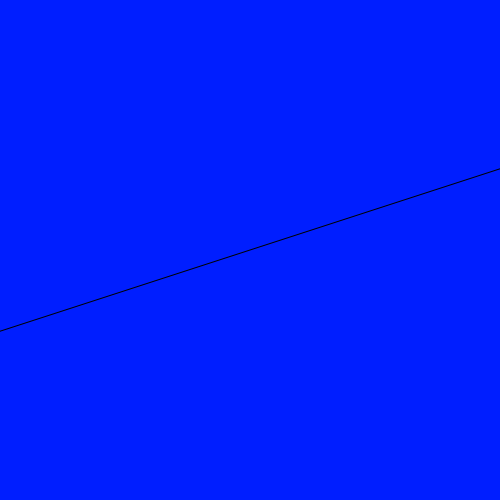
Frame 1 (no input)
Frame 60 (the mouse pressed at the canvas centre just before this capture): identical to frame 1, image omitted
Frame 120 (the mouse held since frame 60 and released just before this capture): identical to frame 1, image omitted

The Processing sketch that drew this single still picture (run headless with seeded random() and noise(); from frame 60 on, the mouse is pressed at the canvas centre):

// Processing sketch: PenroseTiling
// ── PenroseTiling.pde
ArrayList<Tri> listT = new ArrayList<Tri>();  //細い三角形のリスト
ArrayList<Tri> listF = new ArrayList<Tri>(); //太い三角形のリスト
color[] col;  //三角形の色のための変数
void setup(){
  size(500, 500);
  colorMode(HSB, 1);
  initialize(1200);
  // initializeDecagon(1200);
  // rhombDivision();
  // kiteDartDivision();
  pentDivision();
}
void mouseClicked(){
  // rhombDivision();
  // kiteDartDivision();
  pentDivision();
}
void draw(){}

// ── Tri.pde
class Tri{  //三角形のクラス
  float PHI = (1 + sqrt(5)) / 2;  //黄金数
  PVector[] v_;
  Tri(PVector v0, PVector v1, PVector v2){  //コンストラクタ
    v_ = new PVector[]{v0, v1, v2};
  }
  //
  //分割に関するメソッド
  //
  void updateThinS(){  //細い三角形の分割と更新
    PVector v3 = PVector.sub(v_[0], v_[2]);
    v3.mult(2 - PHI);
    v3.add(v_[2]);
    v_ = new PVector[]{v_[1], v_[2], v3};
  }
  void divThinS(ArrayList<Tri> nextThin, ArrayList<Tri> nextFat){  //細い三角形を分割する頂点の生成
    PVector v3 = PVector.sub(v_[0], v_[2]);
    v3.mult(2 - PHI);
    v3.add(v_[2]);
    nextThin.add(new Tri(v_[1], v_[2], v3));
    nextFat.add(new Tri(v3, v_[0], v_[1]));
  }
  void divThinL(ArrayList<Tri> nextThin, ArrayList<Tri> nextFat){
    PVector v3 = PVector.sub(v_[0], v_[2]);
    v3.mult(2 - PHI);
    v3.add(v_[2]);
    PVector v4 = PVector.sub(v_[1], v_[0]);
    v4.mult(1.0 / (PHI + 1));
    v4.add(v_[0]);
    nextThin.add(new Tri(v_[1], v4, v3));
    nextThin.add(new Tri(v_[1], v_[2], v3));
    nextFat.add(new Tri(v4, v3, v_[0]));
  }
  void divFatL(ArrayList<Tri> nextThin, ArrayList<Tri> nextFat){ //太い三角形を分割する頂点の生成
    PVector v3 = PVector.sub(v_[2], v_[1]);
    v3.mult(1.0 / (PHI + 1));
    v3.add(v_[1]);
    PVector v4 = PVector.sub(v_[0], v_[2]);
    v4.mult(1.0 / PHI);
    v4.add(v_[2]);
    nextThin.add(new Tri(v3, v_[0], v4));
    nextFat.add(new Tri(v3, v_[0], v_[1]));
    nextFat.add(new Tri(v4, v_[2], v3));
  }
  void divFatS(ArrayList<Tri> nextThin, ArrayList<Tri> nextFat){
    PVector v3 = PVector.sub(v_[2], v_[1]);
    v3.mult(1 / (PHI + 1));
    v3.add(v_[1]);
    nextThin.add(new Tri(v_[2], v3, v_[0]));
    nextFat.add(new Tri(v3, v_[0], v_[1]));
  }
  //
  //描画に関するメソッド
  //
  void drawTriangle(){ //三角形の描画
    triangle(v_[0].x, v_[0].y, v_[1].x, v_[1].y, v_[2].x, v_[2].y);
  }
  float drawArc(float _radE){  //円弧の描画
    float diam = 2 * PVector.dist(v_[0], v_[2]);
    float radS = _radE - 3 * PI / 5; //円弧の始点のラジアン
    noFill();
    arc(v_[2].x, v_[2].y, diam, diam, radS, _radE);
    return radS;  //円弧の終点の更新
  }
  void drawRhomb(){ //ひし形の描画
    drawShape(v_, new int[]{1, 0, 2});
  }
  void drawKiteDart(){  //カイト&ダートの描画
    drawShape(v_, new int[]{0, 1, 2});
  }
  void drawPentF(color colP, color colS){
    PVector v3 = PVector.sub(v_[1], v_[0]);
    v3.mult(PHI - 1);
    v3.add(v_[0]);
    PVector v4 = PVector.sub(v_[2], v_[1]);
    v4.mult(PHI / (PHI + 1));
    v4.add(v_[1]);
    PVector v5 = PVector.sub(v_[0], v_[2]);
    v5.mult(0.5);
    v5.add(v_[2]);
    PVector[] w = {v_[0], v_[1], v_[2], v3, v4, v5};
    noStroke();
    fill(colP);
    drawShape(w, new int[]{0, 2, 4, 3});
    fill(colS);
    drawShape(w, new int[]{1, 3, 4});
    noFill();
    stroke(0, 0, 0);
    drawShape(w, new int[]{3, 4, 5});
  }
  void drawPentT(color colP, color colS){
    PVector v3 = PVector.sub(v_[1], v_[0]);
    v3.mult(PHI - 1);
    v3.add(v_[0]);
    PVector v4 = PVector.sub(v_[2], v_[1]);
    v4.mult(1 - PHI / 2);
    v4.add(v_[1]);
    PVector v5 = PVector.sub(v_[0], v_[2]);
    v5.mult(0.5);
    v5.add(v_[2]);
    PVector[] w = {v_[0], v_[1], v_[2], v3, v4, v5};
    noStroke();
    fill(colP);
    drawShape(w, new int[]{0, 2, 4, 3});
    fill(colS);
    drawShape(w, new int[]{1, 3, 4});
    noFill();
    stroke(0, 0, 0);
    drawShape(w, new int[]{4, 3, 5});
  }
  void drawShape(PVector[] w, int[] ind){
    beginShape();
    for (int i : ind){
      vertex(w[i].x, w[i].y);
    }
    endShape();
  }
}

// ── initialize.pde
void initialize(float scalar){
  col = new color[2];
  col[0] = color(random(1), 1, 1); //細い三角形の色
  col[1] = color(random(1), 1, 1);  //太い三角形の色
  PVector v0 = PVector.fromAngle(3 * PI / 2);
  v0.mult(scalar);
  PVector v1 = PVector.fromAngle(7 * PI / 10);
  v1.mult(scalar);
  PVector v2 = PVector.fromAngle(3 * PI / 10);
  v2.mult(scalar);
  listT.add(new Tri(v0, v1, v2));
}

// ── initializeDecagon.pde
void initializeDecagon(float scalar){
  for (int i= 0; i < 10; i++){  //初期配置
    PVector v0 = new PVector(0, 0, 0);  //原点
    PVector v1 = PVector.fromAngle(i * 2 * PI / 10);
    v1.mult(scalar);
    PVector v2 = PVector.fromAngle((i+1) * 2 * PI / 10);
    v2.mult(scalar);
    if (i % 2 == 0){
      listT.add(new Tri(v0, v1, v2));
    } else {
      listT.add(new Tri(v0, v2, v1));
    }
  }
}

// ── kiteDartDivision.pde
void kiteDartDivision(){
  ArrayList<Tri> nextT = new ArrayList<Tri>(); //次の三角形の集合
  ArrayList<Tri> nextF = new ArrayList<Tri>();
  translate(width / 2, height / 2);
  fill(col[0]);   //カイトの色
  for (Tri t : listT){  //細い三角形の描画と生成
    t.drawKiteDart();
    t.divThinL(nextT, nextF);
  }
  fill(col[1]); //ダートの色
  for (Tri t : listF){ //太い三角形の描画と生成
    t.drawKiteDart();
    t.divFatS(nextT, nextF);
  }
  listT = nextT;
  listF = nextF;
}

// ── pentDivision.pde
void pentDivision(){
  background(1, 0, 1);
  translate(width / 2, height / 2);
  ArrayList<Tri> nextT = new ArrayList<Tri>();
  ArrayList<Tri> nextF = new ArrayList<Tri>();
  for (Tri t : listT){
    t.drawPentT(col[0], col[1]);  //col[0]が五角形，col[1]が星の色
    t.divThinS(nextT, nextF);
  }
  for (Tri t : listF){
    t.drawPentF(col[0], col[1]);
    t.divFatL(nextT, nextF);
  }
  listT = nextT;
  listF = nextF;
}

// ── rhombDivision.pde
void rhombDivision(){
  ArrayList<Tri> nextT = new ArrayList<Tri>(); //次の三角形の集合
  ArrayList<Tri> nextF = new ArrayList<Tri>();
  translate(width / 2, height / 2);
  fill(col[0]); //細いひし形の色
  for (Tri t : listT){  //細い三角形の描画と生成
    t.drawRhomb();
    t.divThinS(nextT, nextF);
  }
  fill(col[1]); //太いひし形の色
  for (Tri t : listF){ //太い三角形の描画と生成
    t.drawRhomb();
    t.divFatL(nextT, nextF);
  }
  listT = nextT;
  listF = nextF;
}
